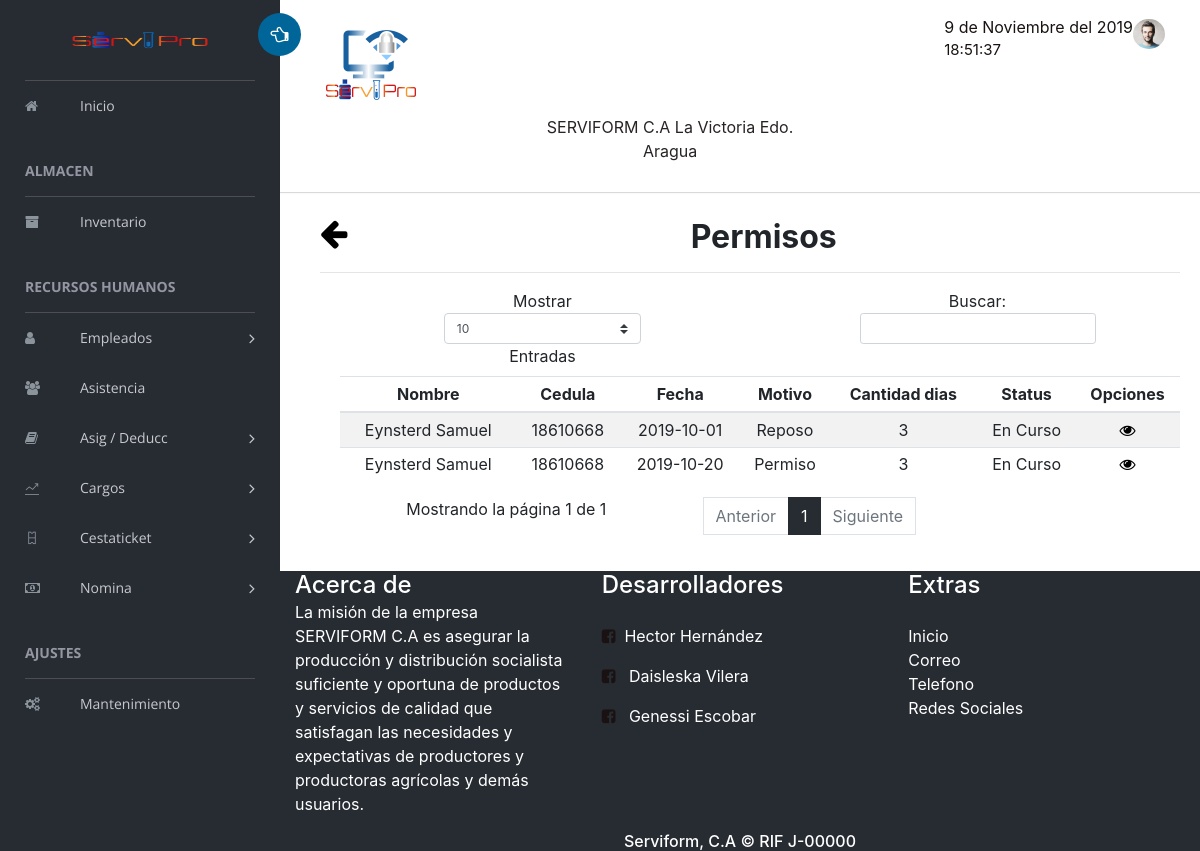
/Vistas/asistencias/permisos.php, run on the app's committed database.
### tables this page shows
CREATE TABLE `permisos` (
  `id` int(11) NOT NULL,
  `motivo` enum('Reposo','Permiso') DEFAULT NULL,
  `cantidad_dias` int(11) NOT NULL,
  `inicio_permiso` date NOT NULL,
  `fin_permiso` date NOT NULL,
  `resta` int(11) NOT NULL,
  `status` enum('En Curso','Cumplido') NOT NULL DEFAULT 'En Curso',
  `id_empleado` int(11) NOT NULL
);

CREATE TABLE `empleado` (
  `id` int(11) NOT NULL,
  `cedula` varchar(11) NOT NULL,
  `nombres` varchar(90) NOT NULL,
  `apellidos` varchar(90) NOT NULL,
  `direccion` varchar(90) NOT NULL,
  `telefono` varchar(90) NOT NULL,
  `fecha_ingreso` date NOT NULL,
  `condicion` enum('Fijo','Contratado') NOT NULL,
  `fecha_venc` date NOT NULL,
  `ncuenta` mediumtext NOT NULL,
  `id_cargo` int(11) NOT NULL,
  `id_departamento` int(11) NOT NULL
);

### Vistas/asistencias/permisos.php (the view, shortened to what this page needs)
 <?php
 include_once "../includes/menu.php"; ?>
 <div class="contenido" style="padding-left: 20px">
    <div class="content-2">
         <a href="../asistencias/ControlA.php?operacion=index" class="atras" title="Atras"><span class="fa fa-arrow-left" style="font-size: 32px;" ></span></a>
    <h2 style="text-align: center"><strong>Permisos</strong><br></h2><hr>
       <div class="table-responsive" style="padding-left: 20px;">
            <table class="table table-striped table-sm " id="table">
                <thead>
                  <tr>
                    <th>Nombre</th>
                    <th>Cedula</th>
                    <th>Fecha</th>
                    <th>Motivo</th>
                    <th>Cantidad dias</th>
                    <th>Status</th>
                    <?php
                        echo '
                          <th>Opciones</th>
                        ' ;
                    ?>
                  </tr>
                </thead>
                  <tbody>
                   <?php
                  include('../../Modelos/conexion.php');
                   $sql="SELECT permisos.id, empleado.nombres, empleado.cedula, permisos.status, permisos.cantidad_dias, permisos.motivo, permisos.inicio_permiso FROM permisos, empleado WHERE empleado.id=permisos.id_empleado";
                   $data=mysqli_query($conectar,$sql);
                    while($consulta=mysqli_fetch_array($data)) {
                      echo "
                      <tr>
                        <td>".$consulta['nombres']."</td>
                        <td>".$consulta['cedula']."</td>
                        <td>".$consulta['inicio_permiso']."</td>
                        <td>".$consulta['motivo']."</td>
                        <td>".$consulta['cantidad_dias']."</td>
                        <td>".$consulta['status']."</td>
                        ";
                        echo "  <td>
                            <a href='javascript:ver(".$consulta['id'].")' class='ver'  title='Ver'><span class='fa fa-eye'></span></a>";
                    }
                  ?>
                </tbody>
            </table>
        </div>
    </div>
</div>
<?php include_once "../includes/footer.php"; ?>

### Vistas/includes/menu.php (shortened to what this page needs)
<!doctype html>
<html class="no-js" lang="es" dir="ltr">
<head>
    <link rel="stylesheet" href="../../vendors/css/estilos.css">
    <link rel="stylesheet" href="../../vendors/bootstrap/dist/css/bootstrap.min.css">
    <link rel="stylesheet" href="../../vendors/bootstrap/css/bootstrap.min.css">
    <link rel="stylesheet" href="../../vendors/font-awesome/css/font-awesome.min.css">
    <link rel="stylesheet" href="../../vendors/themify-icons/css/themify-icons.css">
    <link rel="stylesheet" href="../../vendors/flag-icon-css/css/flag-icon.min.css">
    <link rel="stylesheet" href="../../vendors/selectFX/css/cs-skin-elastic.css">
    <link rel="stylesheet" href="../../vendors/jqvmap/dist/jqvmap.min.css">
    <link rel="stylesheet" href="../../vendors/chosen/chosen.min.css">
    <link rel="stylesheet" href="../../assets/css/style.css">
  <link rel="stylesheet" href="../../vendors/plugins/datepicker/bootstrap-datepicker.css">
   <link rel="stylesheet" href="../../vendors/plugins/daterangepicker/daterangepicker.css">
   <link rel="stylesheet" href="../../vendors/css/iziToast.min.css">
    <link rel="stylesheet" href="../../vendors/plugins/sweetalert2.min.css">
    <link rel="stylesheet" href="../../vendors/animate.css/animate.css">
</head>
<body>
    <aside id="left-panel" class="left-panel">
        <nav class="navbar navbar-expand-sm navbar-default">
            <div class="navbar-header">
                <a class="navbar-brand" href="#"><img src="../../images/ser.png" width="150" height="80" alt="Logo"></a>
            </div>
            <div id="main-menu" class="main-menu collapse navbar-collapse">
                <ul class="nav navbar-nav">
                    <li>
                        <a href="../home/home.php"> <i class="menu-icon fa fa-home"></i>Inicio </a>
                    </li>
                    <h3 class="menu-title">ALMACEN</h3>
                    <li class="">
                        <a href="../menu/ControladorMenu.php?operacion=inventario" > <i class="menu-icon fa fa-archive"></i>Inventario</a>
                    </li>
                    <h3 class="menu-title">RECURSOS HUMANOS</h3>
                    <li class="menu-item-has-children dropdown">
                        <a href="#" class="dropdown-toggle" data-toggle="dropdown" aria-haspopup="true" aria-expanded="false"> <i class="menu-icon fa fa-user"></i>Empleados</a>
                    </li>
                    <li>
                        <a href="../asistencias/ControlA.php?operacion=index"> <i class="menu-icon fa fa-users"></i>Asistencia</a>
                    </li>
                    <li class="menu-item-has-children dropdown">
                        <a href="#" class="dropdown-toggle" data-toggle="dropdown" aria-haspopup="true" aria-expanded="false"> <i class="menu-icon fa fa-book"></i>Asig / Deducc</a>
                    </li>
                    <li class="menu-item-has-children dropdown">
                        <a href="#" class="dropdown-toggle" data-toggle="dropdown" aria-haspopup="true" aria-expanded="false"> <i class="menu-icon ti ti-stats-up"></i>Cargos</a>
                    </li>
                    <li class="menu-item-has-children dropdown">
                        <a href="#" class="dropdown-toggle" data-toggle="dropdown" aria-haspopup="true" aria-expanded="false"> <i class="menu-icon ti ti-ticket"></i>Cestaticket</a>
                    </li>
                     <li class="menu-item-has-children dropdown">
                        <a href="#" class="dropdown-toggle" data-toggle="dropdown" aria-haspopup="true" aria-expanded="false"> <i class="menu-icon fa fa-money"></i>Nomina</a>
                    </li>
                    <h3 class="menu-title">Ajustes</h3>
                    <li>
                        <a href="../menu/ControladorMenu.php?operacion=mantenimiento"> <i class="menu-icon fa fa-cogs"></i>Mantenimiento</a>
                    </li>
                </ul>
            </div>
        </nav>
    </aside>
    <div id="right-panel" class="right-panel">
        <header id="header" class="header  col-md-12"><div class="header-menu "><div class="col-md-7">
                    <a id="menuToggle" class="menutoggle pull-left"><i class="fa fa-hand-o-left"></i></a>
                    <div class="header-left">
                        <img src="../../images/servi.png" width="100">
                        <p style="text-align: center; margin-left: 6cm; margin-top: 0cm;">SERVIFORM C.A La Victoria Edo. Aragua</p>
                    </div>
                    </div>
                </div>
                <div class="col-md-5">
                    <div class="user-area dropdown float-right">
                        <a href="#" class="dropdown-toggle" data-toggle="dropdown" aria-haspopup="true" aria-expanded="false">
                            <img class="user-avatar rounded-circle" src="../../images/admin.jpg" alt="User Avatar">
<div id="reloj" style="font-size:15px;" ></div>
                        </a>
                </div>
            </div>
        </header>

### Vistas/includes/footer.php (shortened to what this page needs)
 <footer id="footer-main" style="background: #272c33; color: #fff;">
            <div class="container">
                <div class="row">
                    <div class=" col-sm-4">
                        <h4 class="all-tittles">Acerca de</h4>
                        <p class="foo" style="">
                           La misión de la empresa SERVIFORM C.A es asegurar la producción y distribución socialista suficiente y oportuna de productos y servicios de calidad que satisfagan las necesidades y expectativas de productores y productoras agrícolas y demás usuarios. </p>
                    </div>
                    <div class="col-sm-4">
                        <h4 class="all-tittles">Desarrolladores</h4>
                        <br>
                        <ul class="list-unstyled">
                            <li><a href="https://www.facebook.com/hectorher149"><i  class="fa fa-facebook-square"></i></a> Hector Hernández</li>
                        </ul>
                        <ul class="list-unstyled">
                            <li><a href="#"><i  class="fa fa-facebook-square"></i> &nbsp;</a> Daisleska Vilera </li>
                        </ul>
                         <ul class="list-unstyled">
                            <li><a href="#"><i  class="fa fa-facebook-square"></i> &nbsp;</a> Genessi Escobar </li>
                        </ul>
                    </div>
                     <div class=" col-sm-4">
                        <h4 class="all-tittles">Extras</h4>
                        <br>
                        <ul class="list-unstyled">
                            <li><a class="extras" href="../home/home.php">Inicio</a></li>
                            <li><a class="extras" href="serviform@gmail.com=">Correo</a></li>
                            <li><a class="extras" href="0244-3362419">Telefono</a></li>
                            <li><a class="extras" href="www.facebook.com/serviform">Redes Sociales</a></li>
                        </ul>
                    </div>
                    <div class=" col-sm-12">
                        <h6 style="text-align: center; color: #fff;">Serviform, C.A &copy RIF J-00000</h6>
                    </div>
                </div>
            </div>
        </footer>
</body>
</html>

### data on the page
permisos: id_empleado.nombres "Eynsterd Samuel", id_empleado.cedula "18610668", inicio_permiso "2019-10-01", motivo "Reposo", cantidad_dias "3", status "En Curso"
permisos: id_empleado.nombres "Eynsterd Samuel", id_empleado.cedula "18610668", inicio_permiso "2019-10-20", motivo "Permiso", cantidad_dias "3", status "En Curso"
